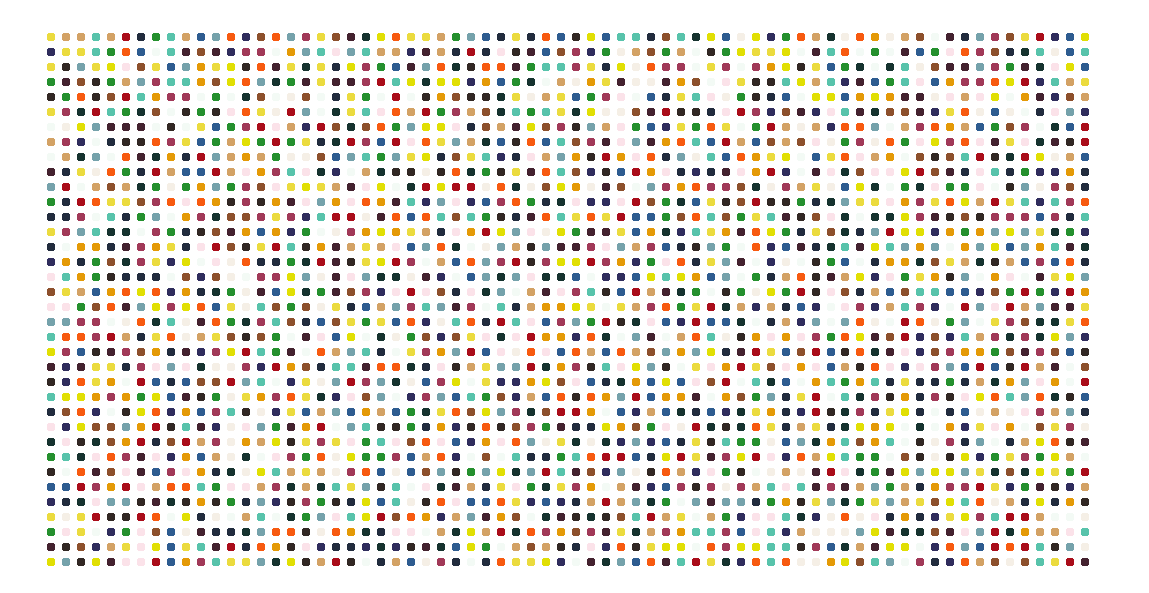

This figure's Python source:
import turtle
import colorgram as cg
import random
from PIL import Image

tim = turtle.Turtle()
screen = turtle.Screen()
turtle.colormode(255)
colors = cg.extract('image.jpg', 20)

rgb_colors = [(colors[i].rgb.r, colors[i].rgb.g, colors[i].rgb.b) for i in range(len(colors))]

tim.speed(300)
tim.teleport(x = -700 , y = -350 )
for i in range(0, 720, 20):
    tim.teleport(x = -700, y= -350 + i)
    for j in range(0, 1400, 20):
        tim.color(random.choice(rgb_colors))
        tim.dot(10)
        tim.hideturtle()
        tim.penup()
        tim.forward(20)
        tim.pendown()
        tim.hideturtle()

canvas = screen.getcanvas()
canvas.postscript(file="hirst_painting.eps")  # Save the canvas to an EPS file

screen.exitonclick()
img = Image.open("hirst_painting.eps")
img.save("hirst_painting.png")